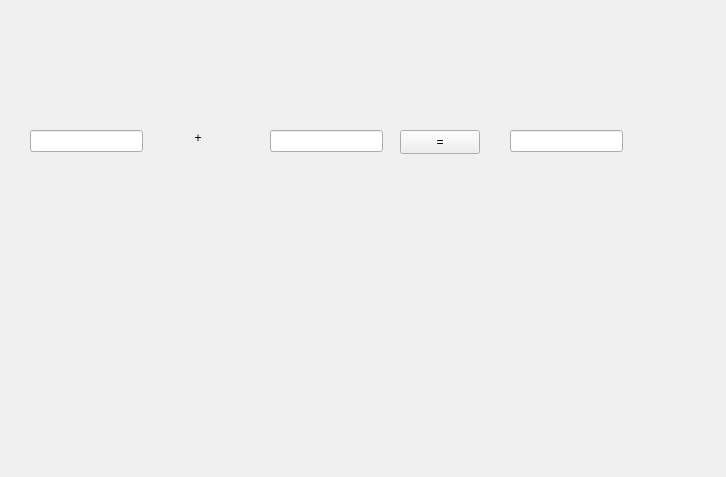
<?xml version="1.0" encoding="UTF-8"?>
<ui version="4.0">
 <class>Form</class>
 <widget class="QWidget" name="Form">
  <property name="geometry">
   <rect>
    <x>0</x>
    <y>0</y>
    <width>726</width>
    <height>477</height>
   </rect>
  </property>
  <property name="windowTitle">
   <string>Form</string>
  </property>
  <widget class="QLineEdit" name="lineEdit">
   <property name="geometry">
    <rect>
     <x>30</x>
     <y>130</y>
     <width>113</width>
     <height>22</height>
    </rect>
   </property>
  </widget>
  <widget class="QLabel" name="label">
   <property name="geometry">
    <rect>
     <x>170</x>
     <y>130</y>
     <width>56</width>
     <height>16</height>
    </rect>
   </property>
   <property name="text">
    <string>+</string>
   </property>
   <property name="alignment">
    <set>Qt::AlignCenter</set>
   </property>
  </widget>
  <widget class="QLineEdit" name="lineEdit_2">
   <property name="geometry">
    <rect>
     <x>270</x>
     <y>130</y>
     <width>113</width>
     <height>22</height>
    </rect>
   </property>
  </widget>
  <widget class="QPushButton" name="pushButton">
   <property name="geometry">
    <rect>
     <x>400</x>
     <y>130</y>
     <width>80</width>
     <height>24</height>
    </rect>
   </property>
   <property name="text">
    <string>=</string>
   </property>
  </widget>
  <widget class="QLineEdit" name="lineEdit_3">
   <property name="geometry">
    <rect>
     <x>510</x>
     <y>130</y>
     <width>113</width>
     <height>22</height>
    </rect>
   </property>
  </widget>
 </widget>
 <resources/>
 <connections>
  <connection>
   <sender>pushButton</sender>
   <signal>clicked()</signal>
   <receiver>lineEdit_3</receiver>
   <slot>show()</slot>
   <hints>
    <hint type="sourcelabel">
     <x>439</x>
     <y>141</y>
    </hint>
    <hint type="destinationlabel">
     <x>566</x>
     <y>140</y>
    </hint>
   </hints>
  </connection>
 </connections>
</ui>
